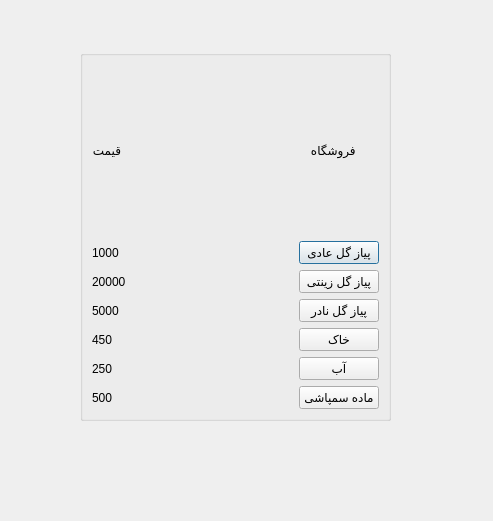
<?xml version="1.0" encoding="UTF-8"?>
<ui version="4.0">
 <class>Store2</class>
 <widget class="QDialog" name="Store2">
  <property name="geometry">
   <rect>
    <x>0</x>
    <y>0</y>
    <width>493</width>
    <height>521</height>
   </rect>
  </property>
  <property name="windowTitle">
   <string>Dialog</string>
  </property>
  <property name="styleSheet">
   <string notr="true">background-image: url(:/new/prefix1/background.png);</string>
  </property>
  <widget class="QGroupBox" name="groupBox">
   <property name="geometry">
    <rect>
     <x>80</x>
     <y>50</y>
     <width>311</width>
     <height>371</height>
    </rect>
   </property>
   <property name="title">
    <string/>
   </property>
   <layout class="QVBoxLayout" name="verticalLayout">
    <item>
     <layout class="QHBoxLayout" name="horizontalLayout_18">
      <item>
       <widget class="QLabel" name="labelPrice">
        <property name="text">
         <string>قیمت</string>
        </property>
       </widget>
      </item>
      <item>
       <spacer name="horizontalSpacer_21">
        <property name="orientation">
         <enum>Qt::Horizontal</enum>
        </property>
        <property name="sizeHint" stdset="0">
         <size>
          <width>40</width>
          <height>20</height>
         </size>
        </property>
       </spacer>
      </item>
      <item>
       <widget class="QLabel" name="labeStore">
        <property name="text">
         <string>       فروشگاه          </string>
        </property>
       </widget>
      </item>
     </layout>
    </item>
    <item>
     <layout class="QHBoxLayout" name="horizontalLayout">
      <item>
       <widget class="QLabel" name="labelNormalPrice">
        <property name="text">
         <string>1000</string>
        </property>
       </widget>
      </item>
      <item>
       <spacer name="horizontalSpacer">
        <property name="orientation">
         <enum>Qt::Horizontal</enum>
        </property>
        <property name="sizeHint" stdset="0">
         <size>
          <width>58</width>
          <height>20</height>
         </size>
        </property>
       </spacer>
      </item>
      <item>
       <widget class="QPushButton" name="pushButtonBuyAadi">
        <property name="text">
         <string>پیاز گل عادی</string>
        </property>
       </widget>
      </item>
     </layout>
    </item>
    <item>
     <layout class="QHBoxLayout" name="horizontalLayout_2">
      <item>
       <widget class="QLabel" name="labelDecorativePrice">
        <property name="text">
         <string>20000</string>
        </property>
       </widget>
      </item>
      <item>
       <spacer name="horizontalSpacer_3">
        <property name="orientation">
         <enum>Qt::Horizontal</enum>
        </property>
        <property name="sizeHint" stdset="0">
         <size>
          <width>40</width>
          <height>20</height>
         </size>
        </property>
       </spacer>
      </item>
      <item>
       <widget class="QPushButton" name="pushButtonBuyDecorative">
        <property name="text">
         <string>پیاز گل زینتی</string>
        </property>
       </widget>
      </item>
     </layout>
    </item>
    <item>
     <layout class="QHBoxLayout" name="horizontalLayout_3">
      <item>
       <widget class="QLabel" name="labelRarePrice">
        <property name="text">
         <string>5000</string>
        </property>
       </widget>
      </item>
      <item>
       <spacer name="horizontalSpacer_2">
        <property name="orientation">
         <enum>Qt::Horizontal</enum>
        </property>
        <property name="sizeHint" stdset="0">
         <size>
          <width>40</width>
          <height>20</height>
         </size>
        </property>
       </spacer>
      </item>
      <item>
       <widget class="QPushButton" name="pushButtonBuyRare">
        <property name="text">
         <string>پیاز گل نادر</string>
        </property>
       </widget>
      </item>
     </layout>
    </item>
    <item>
     <layout class="QHBoxLayout" name="horizontalLayout_4">
      <item>
       <widget class="QLabel" name="labelSoilPrice">
        <property name="text">
         <string>450</string>
        </property>
       </widget>
      </item>
      <item>
       <spacer name="horizontalSpacer_4">
        <property name="orientation">
         <enum>Qt::Horizontal</enum>
        </property>
        <property name="sizeHint" stdset="0">
         <size>
          <width>40</width>
          <height>20</height>
         </size>
        </property>
       </spacer>
      </item>
      <item>
       <widget class="QPushButton" name="pushButtonBuyKhak">
        <property name="text">
         <string>خاک</string>
        </property>
       </widget>
      </item>
     </layout>
    </item>
    <item>
     <layout class="QHBoxLayout" name="horizontalLayout_5">
      <item>
       <widget class="QLabel" name="labelWaterPrice">
        <property name="text">
         <string>250</string>
        </property>
       </widget>
      </item>
      <item>
       <spacer name="horizontalSpacer_5">
        <property name="orientation">
         <enum>Qt::Horizontal</enum>
        </property>
        <property name="sizeHint" stdset="0">
         <size>
          <width>40</width>
          <height>20</height>
         </size>
        </property>
       </spacer>
      </item>
      <item>
       <widget class="QPushButton" name="pushButtonBuyAb">
        <property name="text">
         <string>آب</string>
        </property>
       </widget>
      </item>
     </layout>
    </item>
    <item>
     <layout class="QHBoxLayout" name="horizontalLayout_6">
      <item>
       <widget class="QLabel" name="labelPoisonPrice">
        <property name="text">
         <string>500</string>
        </property>
       </widget>
      </item>
      <item>
       <spacer name="horizontalSpacer_6">
        <property name="orientation">
         <enum>Qt::Horizontal</enum>
        </property>
        <property name="sizeHint" stdset="0">
         <size>
          <width>40</width>
          <height>20</height>
         </size>
        </property>
       </spacer>
      </item>
      <item>
       <widget class="QPushButton" name="pushButtonBuyPoison">
        <property name="text">
         <string>ماده سمپاشی</string>
        </property>
       </widget>
      </item>
     </layout>
    </item>
   </layout>
  </widget>
 </widget>
 <resources/>
 <connections/>
</ui>
